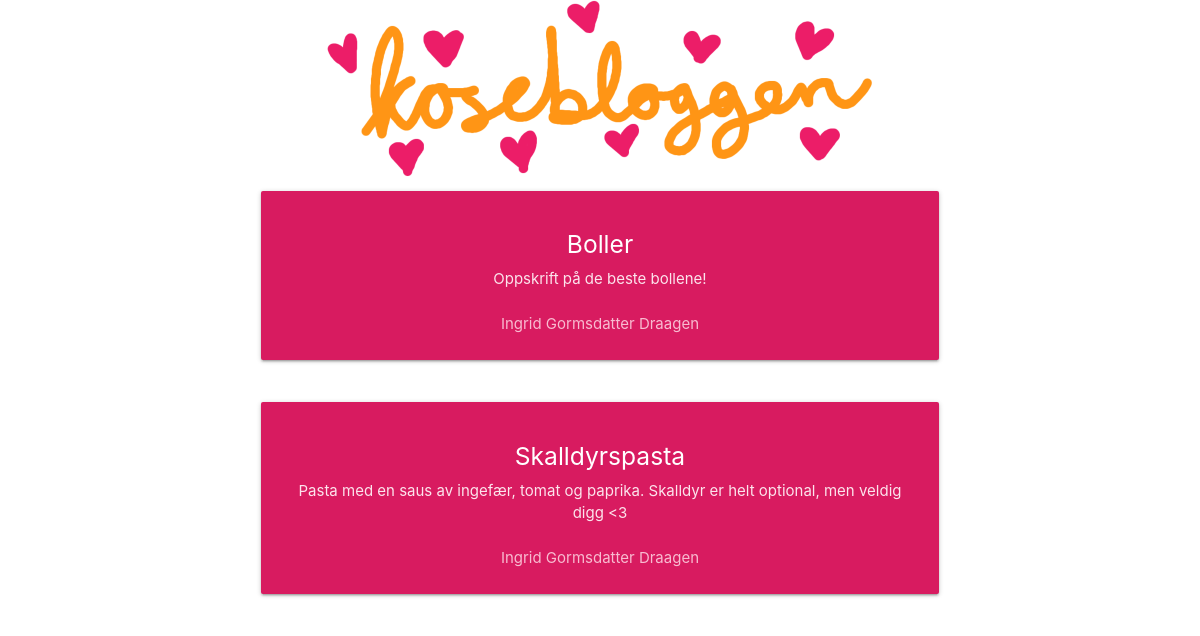
The page / on the database its author committed.
### articles/models.py (models this page shows, shortened)
class Article(models.Model):
    title = models.CharField(max_length=120)
    abstract = models.TextField(max_length=120)
    article = models.TextField()
    author = models.ForeignKey(
    Author,
    on_delete=models.CASCADE,
    verbose_name="the author")

class Author(models.Model):
    first_name = models.CharField(max_length=120)
    last_name = models.CharField(max_length=120)
    def __str__(self):
        return self.first_name + " " + self.last_name

### articles/views.py (the view)
# urls.py: path('', views.ArticleListView.as_view(), name='list'),
class ArticleListView(ListView):
    template_name = 'articles/article_list.html'
    model = Article

### articles/templates/articles/article_list.html
{% extends "Kosebloggen/base.html" %}
{% block content %}
    {% for article in article_list %}
          <div class="row">
            <div class="col s12 m10 l10 xl8 offset-m1 offset-l1 offset-xl2 ">
              <a href="{% url 'articles:detail' article.id %}">
                <div class="card pink darken-1 hoverable ">
                  <div class="card-content white-text center-align">
                    <span class="card-title">
                      <h5>
                        {{article.title}}
                      </h5>
                    </span>
                    <p class=" pink-text text-lighten-5 show-on-medium-and-up">
                      {{ article.abstract }}
                    </p>
                    <br>
                    <p class=" pink-text text-lighten-4 show-on-medium-and-up">
                      {{article.author}}
                    </p>
                  </div>
                </div>
              </a>
            </div>
          </div>
    {% endfor %}
{% endblock content %}

### Kosebloggen/templates/Kosebloggen/base.html (shortened to what this page needs)
<!DOCTYPE html>
<html lang="nb" dir="ltr">
  <head>
    <link rel="stylesheet" href="https://cdnjs.cloudflare.com/ajax/libs/materialize/1.0.0/css/materialize.min.css">
  </head>
  <body>
    <div class="center-align">
      {% load static %}
      <a href="{% url 'articles:list' %}">
      <img src="{% static "Kosebloggen/kosebloggen.png" %}" alt="Header image">
      </a>
    </div>
    <div class="container">
    {% block content %}
    {% endblock content %}
  </div>
  </body>
</html>

### rows shown on the page
Article: title "Boller", abstract "Oppskrift på de beste bollene!", author "Ingrid Gormsdatter Draagen"
Article: title "Skalldyrspasta", abstract "Pasta med en saus av ingefær, tomat og paprika. Skalldyr er helt optional, men veldig digg <3", author "Ingrid Gormsdatter Draagen"
